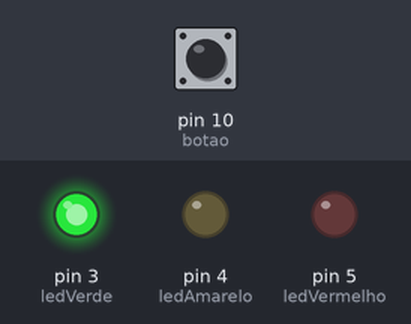
Recording of a sketch running on a simulated Arduino Uno, built with avr-gcc and run on an emulated ATmega328P. On the bench: output pins drawn as LEDs (lit = HIGH). Inputs (shaded band) come from the test bench; at power-on: pin 10 (botao) LOW.

Above: at 1.2 s.
1.3 s: pin 10 (botao) pulled HIGH for 0.15 s
At 2.7 s:
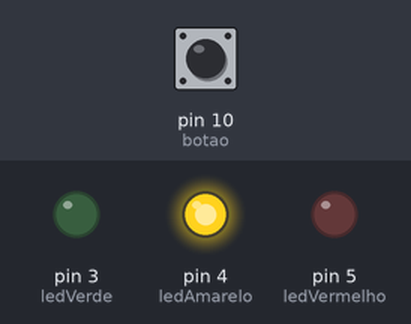
At 4.3 s:
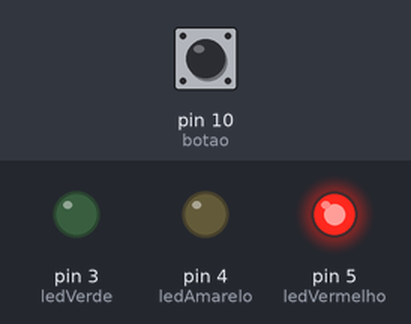
Timing chart, 0 to 15.3 s (numbered marks = the images above; inputs shaded):
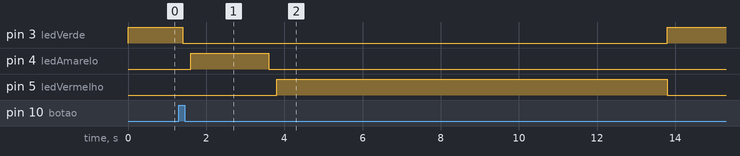

Measured:
- after the input at 1.3 s, pin 3 (ledVerde): HIGH → LOW after 0.10 s, → HIGH 12.4 s later; pin 4 (ledAmarelo): LOW → HIGH after 0.30 s, → LOW 2.0 s later; pin 5 (ledVermelho): LOW → HIGH after 2.5 s, → LOW 10.0 s later

The sketch:

semaforo.ino
```cpp
// Este código controla os LEDs verde, amarelo e vermelho com base na leitura de um botão.
// Quando o botão é pressionado:
// O LED verde é desligado, o LED amarelo é ligado por 2 segundos e, em seguida, o LED vermelho é ligado por 10 segundos.

int ledVerde = 3;
int ledAmarelo = 4;
int ledVermelho = 5;
int botao = 10;

void setup() {
  pinMode(ledVerde, OUTPUT);
  pinMode(ledAmarelo, OUTPUT);
  pinMode(ledVermelho, OUTPUT);
  pinMode(botao, INPUT);
}

int bot1 = 0;
void loop() {
  digitalWrite(ledVerde, HIGH);
  bot1 = digitalRead(botao);
  delay(100);

  if (bot1 == 1) {
    digitalWrite(ledVerde, LOW);
    delay(200);
    digitalWrite(ledAmarelo, HIGH);
    delay(2000);
    digitalWrite(ledAmarelo, LOW);
    delay(200);
    digitalWrite(ledVermelho, HIGH);
    delay(10000);
    digitalWrite(ledVermelho, LOW);
  }
}
```
